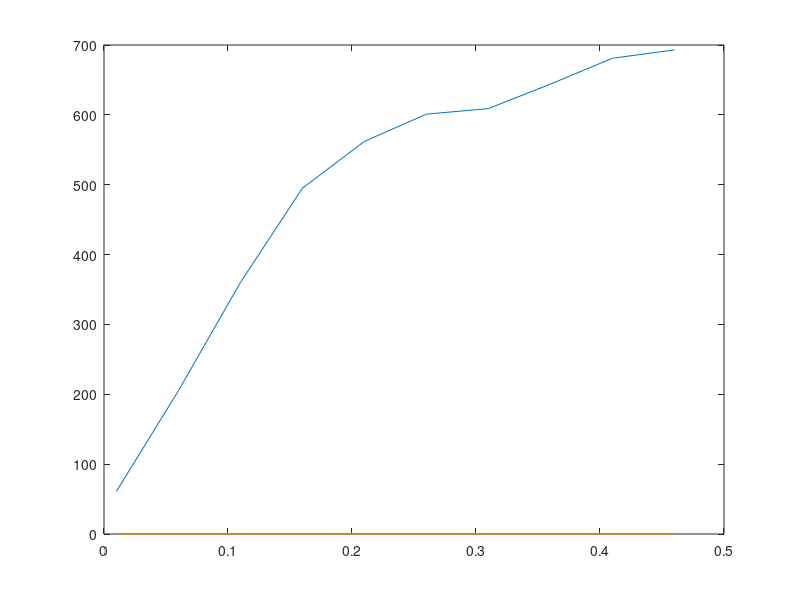

Source code (MATLAB):
%H=full(alist2sparse('thefile'));
H=[1 1 0 1 1 0 0 1 0 0;0 1 1 0 1 1 1 0 0 0;0 0 0 1 0 0 0 1 1 1;1 1 0 0 0 1 1 0 1 0;0 0 1 0 0 1 0 1 0 1];
h_size=size(H);
the_codeword=zeros(1,h_size(2));

%form the vector for cross over probablilty
%the_cross_over_probability=zeros(0,999);
%for k_k=1:999
 %   the_cross_over_probability(k_k)=0.001*k_k;
%end
the_cross_over_probability=0.01:0.05:0.5;
%the cross over probability formed
errors=zeros(numel(the_cross_over_probability));
'next is tcop looping'
for tcop=1:numel(the_cross_over_probability)
    for index=1:150
        '************************START*******************************'
        tcop
        the_bsc_codeword=bsc(the_codeword,the_cross_over_probability(tcop));
        the_bsc_codeword
        the_final_codeword=the_bsc_codeword;
        the_last_final_keyword=the_bsc_codeword;
    
    
    
        %see this line
        for x=1:20
            '$$$$$$$$$$$$$$$$$$$$$$$$$$$$$$$$$$$$$$$$$$$$$$$-------iterations-------$$$$$$$$$$$$$$$$$$$$$$$$$$$$$$$$$$$$$$$$$$$$$$$'
            x
            the_indicator_matrix=zeros(h_size(1),h_size(2));
            the_last_final_keyword=the_final_codeword;
            for i=1:h_size(1)
                i_row_ones= find(H(i,:));
                %find all the connections in to the checknode i
                the_i_row_xor=0;
                for k=1:numel(i_row_ones)
                    the_i_row_xor=xor(the_i_row_xor,the_final_codeword(i_row_ones(k)));
                end
                for j=1:numel(i_row_ones)
                    the_indicator_matrix(i,i_row_ones(j))=xor(the_i_row_xor,the_final_codeword(i_row_ones(j)));
                end
            end
    
            for i=1:h_size(2)
                i_i_row_ones=find(H(:,i));
                the_sum_of_the_ones=0;
                for j=1:numel(i_i_row_ones)
                    the_sum_of_the_ones=the_sum_of_the_ones+the_indicator_matrix(i_i_row_ones(j),i);
                end
                if(rem(numel(i_i_row_ones),2)==0)
                     if((int8(numel(i_i_row_ones)/2))<the_sum_of_the_ones)
                         the_final_codeword(i)=1;
                     end
                    if((int8(numel(i_i_row_ones)/2))>the_sum_of_the_ones)
                         the_final_codeword(i)=0;
                    end
                end
    
   
                if(rem(numel(i_i_row_ones),2)==1)
                    if((int8(numel(i_i_row_ones)/2)-1)<the_sum_of_the_ones)
                        the_final_codeword(i)=1;
                    end
                    if((int8(numel(i_i_row_ones)/2)-1)>=the_sum_of_the_ones)
                         the_final_codeword(i)=0;
                    end
                end
            end
            the_final_codeword
            if(the_final_codeword==the_last_final_keyword)
                'there it matches>>>>>>>>>>>>>>>>>>>'
                the_final_codeword
                the_last_final_keyword
                break;
            end
    %upto here the final codeword formation is finished
            '$$$$$$$$$$$$$$$$$$$$$$$$$$$$$$$$$$$$$$$$$$$$$$$-------iterations-over------$$$$$$$$$$$$$$$$$$$$$$$$$$$$$$$$$$$$$$$$$$$$$$$'
        end
    
    
        %calculate the number of errors
        for o=1:h_size(2)
            if(the_final_codeword(o)~=the_codeword(o))
                errors(tcop)=errors(tcop)+1;
            end
        end
        '************************END*******************************'
    end
    
end
    plot(the_cross_over_probability,(errors))